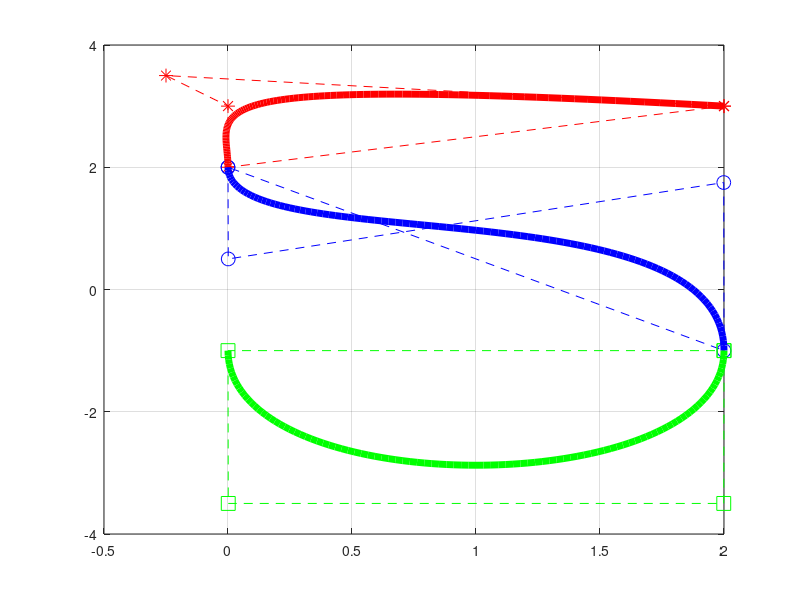

The MATLAB script that drew this image:
#Curvas de bezier multiplas, em 3 segmentos
# Definição do numero 2 estilizado, usando 3 segmentos de Curvas de Bezier
x=[2  -0.25  0  0; 
   0  0.001  1.999  2; 
   2  1.999  0.001  0];
y=[3  3.5  3  2; 
   2  0.5  1.75  -1; 
   -1  -3.5 -3.5 -1];
Nsegmentos=size(x,1)

for n=1:Nsegmentos
m = 4;
x(n,m+1)=x(n,1);
y(n,m+1)=y(n,1);	
numpasso=100;
h=1/numpasso;
t=0;
cx=3*(x(n,2)-x(n,1));bx=3*(x(n,3)-x(n,2))-cx;ax=(x(n,4)-x(n,1))-(cx+bx);
cy=3*(y(n,2)-y(n,1));by=3*(y(n,3)-y(n,2))-cy;ay=(y(n,4)-y(n,1))-(cy+by);
xmax=0;ymax=0;
for i=1:numpasso+1
   xx(n,i)=x(n,1)+t*(cx+t*(bx+t*ax));
   yy(n,i)=y(n,1)+t*(cy+t*(by+t*ay));
   t=t+h;
end
end
#Marcadores
plot(x(1,:),y(1,:),'*r','markersize',10,x(1,:),y(1,:),'--r');hold on;
plot(x(2,:),y(2,:),'ob','markersize',10,x(2,:),y(2,:),'--b');hold on;
plot(x(3,:),y(3,:),'sg','markersize',10,x(3,:),y(3,:),'--g');hold on;
#Curvas de Bezier
#for n=[1:Nsegmentos]
#plot(xx(n,:),yy(n,:),'-k','linewidth',5,x(1,:),y(1,:),'*r','markersize',20,x(2,:),y(2,:),'*b','markersize',20,x(3,:),y(3,:),'*g','markersize',20)
 plot(xx(1,:),yy(1,:),'-r','linewidth',5)
 plot(xx(2,:),yy(2,:),'-b','linewidth',5)
 plot(xx(3,:),yy(3,:),'-g','linewidth',5)
%xlim([-0.5 4])
hold on;
grid on;
#end